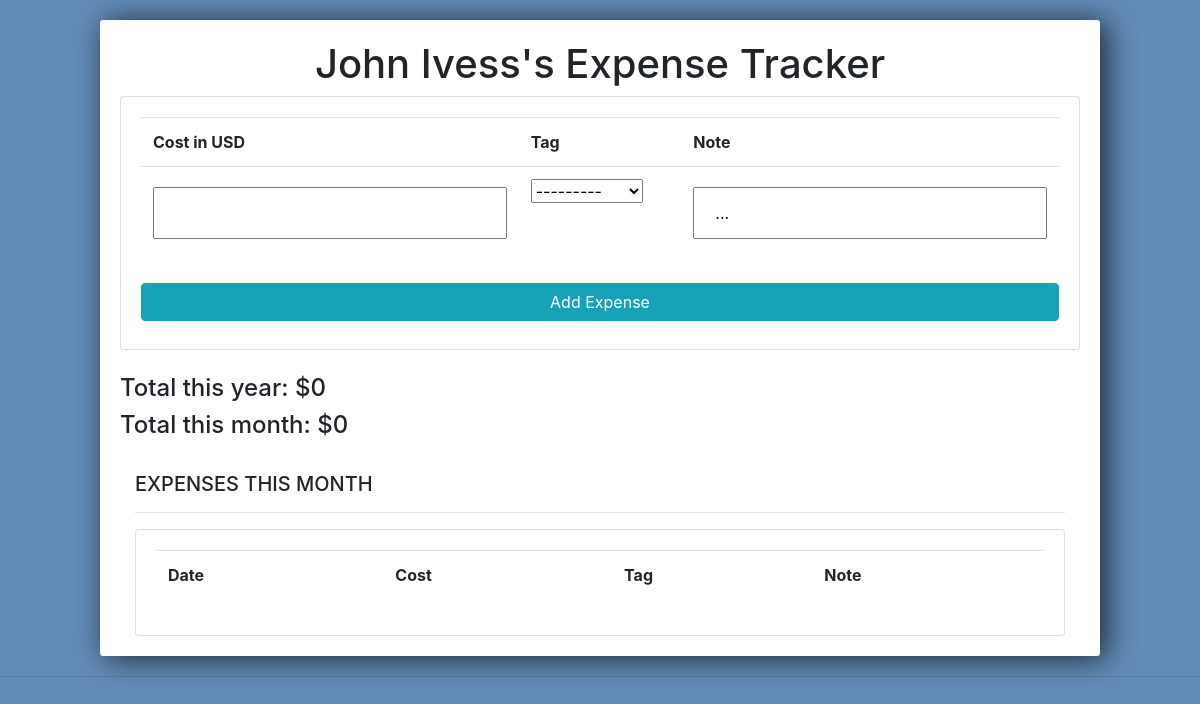
The app's page / (signed in), older data.
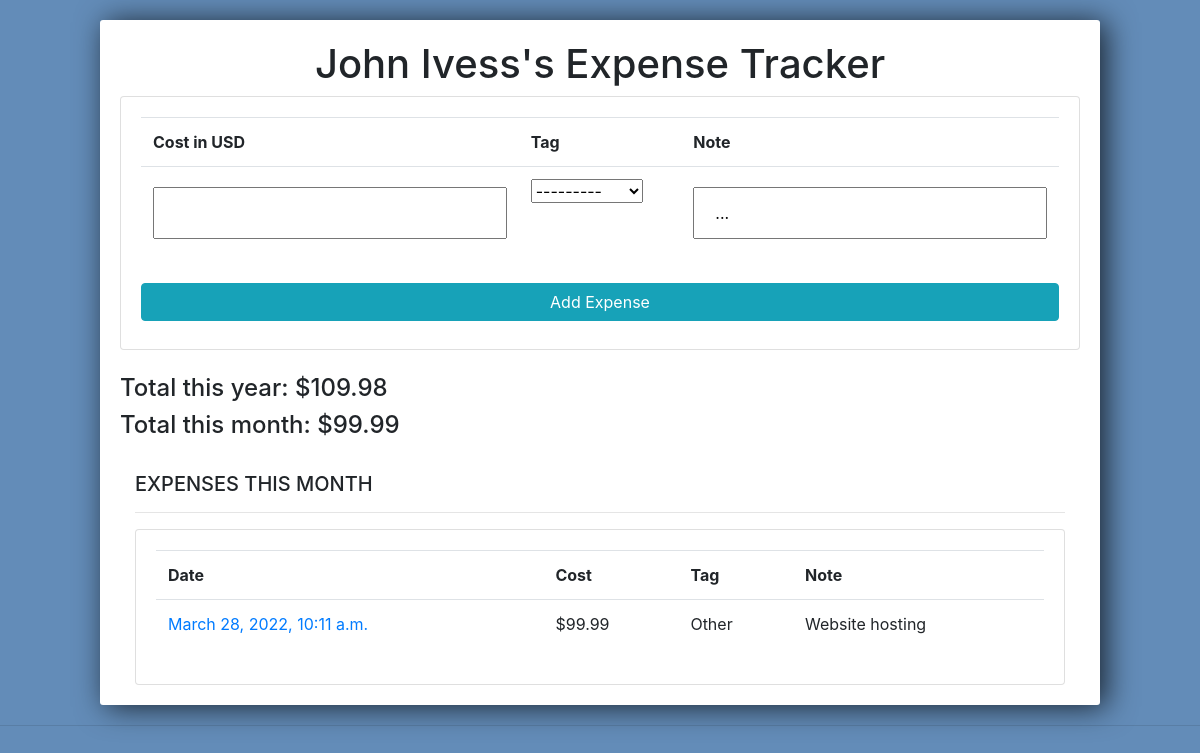
The same page, newer data.
### tracker/models.py (models this page shows, shortened)
class Expense(models.Model):
    EXPENSES = (
        ("Groceries", "Groceries"),
        ("Hygiene", "Hygiene"),
        ("Makeup", "Makeup"),
        ("Gifts", "Gifts"),
        ("Cafe", "Cafe"),
        ("Hobbies", "Hobbies"),
        ("Restaurants", "Restaurants"),
        ("Education", "Education"),
        ("Other", "Other"),
    )
    owner: models.ForeignKey = models.ForeignKey(
        User, null=True, blank=True, on_delete=models.CASCADE
    )
    cost_dollars: models.DecimalField = models.DecimalField(
        max_digits=9, decimal_places=2
    )
    tag: models.CharField = models.CharField(
        max_length=50, null=True, blank=True, choices=EXPENSES
    )
    note: models.CharField = models.CharField(
        max_length=500, null=False, blank=False, default="...", unique=False
    )
    transaction_date: models.DateTimeField = models.DateTimeField(
        default=datetime.today, blank=False
    )

### tracker/views.py (the view, shortened to what this page needs)
# urls.py: path('', views.dashboard, name='home'),
@login_required(login_url="login")
def dashboard(request):
    expenses = Expense.objects.filter(owner=request.user)
    expenses = expenses.order_by("-transaction_date")
    expenses_this_year = expenses.filter(
        transaction_date__date__year=datetime.now().year
    )
    total_this_year = sum(expense.cost_dollars for expense in expenses_this_year)
    expenses_this_month = expenses.filter(
        transaction_date__date__month=datetime.now().month
    )
    total_this_month = sum(expense.cost_dollars for expense in expenses_this_month)
    expense_short_form: ExpenseShortForm = ExpenseShortForm()
    context = {
        "expenses": expenses,
        "expenses_this_year": expenses_this_year,
        "expenses_this_month": expenses_this_month,
        "expense_short_form": expense_short_form,
        "total_this_year": total_this_year,
        "total_this_month": total_this_month,
    }
    return render(request, "tracker/dashboard.html", context)

### tracker/forms.py
class ExpenseShortForm(ModelForm):
    class Meta:
        model = Expense
        fields = "__all__"
        exclude = ["transaction_date"]

### tracker/templates/tracker/dashboard.html (shortened to what this page needs)
{% extends 'tracker/main.html' %} {% block content %}
<div class="center-column">
    <h1>
        <center>John Ivess's Expense Tracker</center>
    </h1>
    <form action="" method="POST">
        <div class="card card-body">
            <table class="table">
                <tr>
                    <th>Cost in USD</th>
                    <th>Tag</th>
                    <th>Note</th>
                </tr>
                <tr>
                    <td>{{expense_short_form.cost_dollars}}</td>
                    <td>{{expense_short_form.tag}}</td>
                    <td>{{expense_short_form.note}}</td>
                </tr>
            </table>
            <input class="btn btn-info" type="submit" value="Add Expense">
        </div>
    </form>
    <br />
    <h4>Total this year: ${{total_this_year}}</h4>
    <h4>Total this month: ${{total_this_month}}</h4>
    <br />
    <div class="col-md-12">
        <h5>EXPENSES THIS MONTH</h5>
        <hr>
        <div class="card card-body">
            <table class="table table">
                <tr>
                    <th>Date</th>
                    <th>Cost</th>
                    <th>Tag</th>
                    <th>Note</th>
                </tr>
                {% for expense in expenses_this_month %}
                <tr>
                    <td><a href="{% url 'expense_info' expense.id %}">{{expense.transaction_date}}</a></td>
                    <td>${{expense.cost_dollars}}</td>
                    <td>{{expense.tag}}</td>
                    <td>{{expense.note}}</td>
                </tr>
                {% endfor %}
            </table>
        </div>
    </div>
</div>
{% endblock %}

### tracker/templates/tracker/main.html (shortened to what this page needs)
{% load static %}
<!DOCTYPE html>
<html>
<head>
    <link rel="stylesheet" href="https://stackpath.bootstrapcdn.com/bootstrap/4.3.1/css/bootstrap.min.css">
    <link rel="stylesheet" type="text/css" href="{% static '/css/main_expenses.css' %}">
</head>
<body>
    {% block content %} {% endblock %}
    <hr>
</body>
</html>

### static/css/main_expenses.css (style rules this page uses)
body { background-color: #638CB8; }
input { width: 100%; padding: 12px 20px; margin: 8px 0; box-sizing: border-box; }
input::placeholder { color: #d3d3d3; }
.center-column { width:1000px; margin: 20px auto; padding:20px; background-color: #fff; border-radius: 3px; box-shadow: 6px 2px 30px 0px rgba(0,0,0,0.75); }

Row changes from the older to the newer data that the page shows:
now on this page (row edited): Expense: transaction_date "March 28, 2022, 10:11 a.m.", cost_dollars "99.99", tag "Other", note "Website hosting"
Text that changed along with them:
{{ total_this_year }}: "0" → "109.98"
{{ total_this_month }}: "0" → "99.99"
